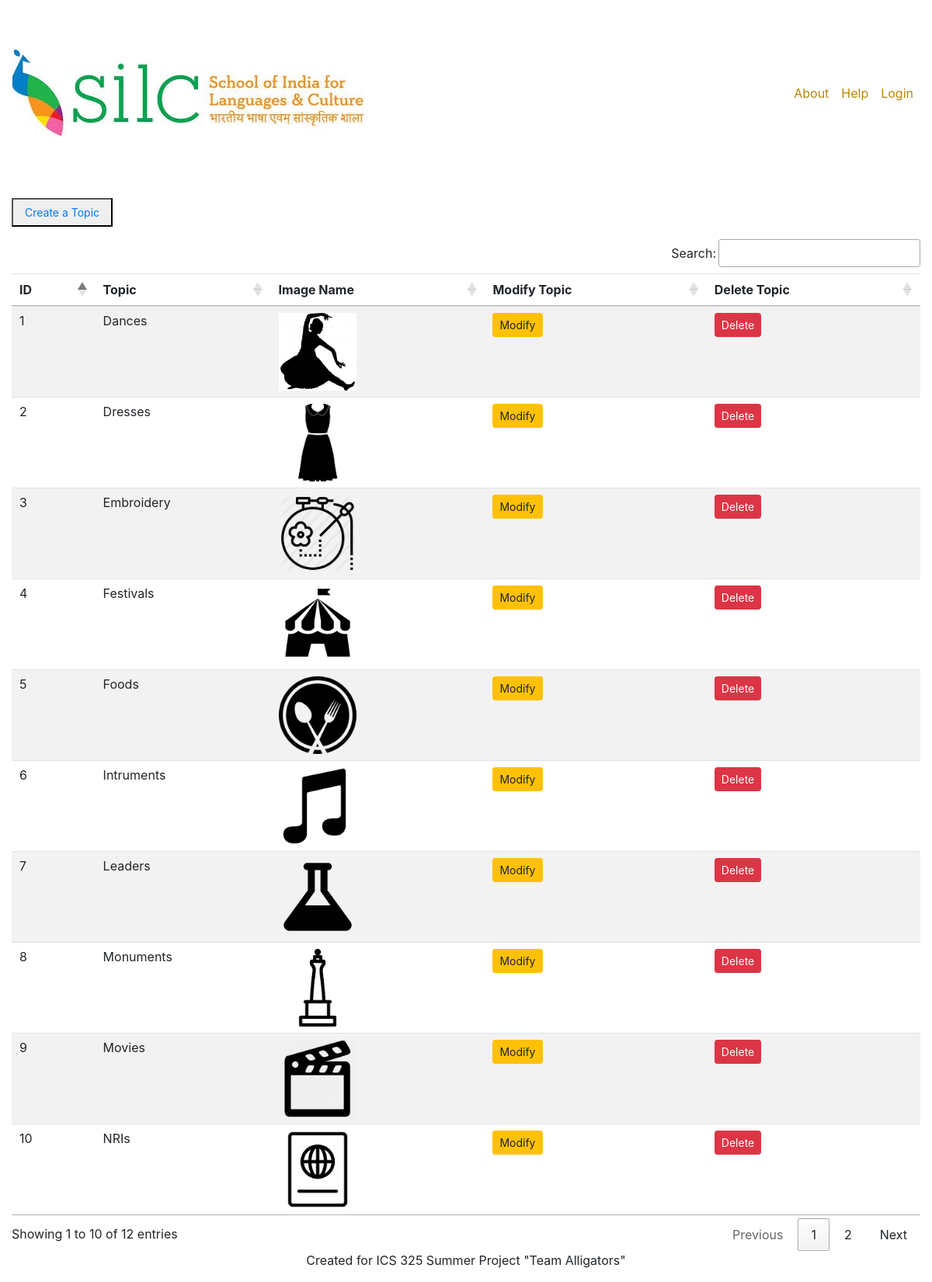
/topics_list.php, run on the app's committed database.
### tables this page shows
CREATE TABLE `topics` (
  `order` int(50) NOT NULL,
  `topic` varchar(50) NOT NULL,
  `image_name` varchar(50) NOT NULL
);

### topics_list.php (the view, shortened to what this page needs)
<?php
require 'db_configuration.php';
$query = "SELECT * FROM topics";
$GLOBALS['data'] = mysqli_query($db, $query);
?>
<?php include('header.php'); ?>
<br><br>
<div class="container-fluid">
    <div id="customerTableView">
        <button><a class="btn btn-sm" href="createTopic.php">Create a Topic</a></button>
        <table class="table table-striped" id="ceremoniesTable">
            <div class="table responsive">
                <thead>
                <tr>
                    <th>ID</th>
                    <th>Topic</th>
                    <th>Image Name</th>
                    <th>Modify Topic</th>
                    <th>Delete Topic</th>
                </tr>
                </thead>
                <tbody>
                <?php
                if ($data->num_rows > 0) {
                    while($row = $data->fetch_assoc()) {
                        echo '<tr>
                                <td>'.$row["order"].' </td>
                                <td>'.$row["topic"].' </span> </td>
                                <td><img class="thumbnailSize" src="'.'Images/index_images/'.$row["image_name"].'" alt="'.$row["image_name"].'"></td>
                                <td><a class="btn btn-warning btn-sm" href="modifyTopic.php?topic='.$row["topic"].'">Modify</a></td>
                                <td><a class="btn btn-danger btn-sm" href="deleteTopic.php?topic='.$row["topic"].'">Delete</a></td>
                            </tr>';
                    }
                }
                else {
                    echo "0 results";
                }
                ?>
                </tbody>
            </div>
        </table>
    </div>
</div>
<footer class="page-footer text-center">
    <p>Created for ICS 325 Summer Project "Team Alligators"</p>
</footer>
</body>
</html>

### header.php (shortened to what this page needs)
<!DOCTYPE html>
<html lang="en">
<head>
    <link href="vendor/bootstrap/css/bootstrap.min.css" rel="stylesheet">
    <link href="css/publishersdb.css" rel="stylesheet">
    <link rel="stylesheet" type="text/css" href="https://cdn.datatables.net/1.10.19/css/jquery.dataTables.css">
    <link rel="stylesheet" type="text/css" href="https://cdn.datatables.net/buttons/1.5.2/css/buttons.dataTables.min.css">
</head>
<body onload="displayAdminFields('admin1')">
<nav class="navbar navbar-expand-lg">
    <div class="collapse navbar-collapse" id="navbarSupportedContent">
        <ul class="navbar-nav mr-auto">
            <a href="index.php" title="SILC Quiz Master"><img id="silc" src="Images/index_images/silc_home.jpg"></a>
        </ul>
        <ul class="navbar-nav mr-right">
        <li class="nav-item">
            <?php
            if (isset($_SESSION['role'])){
                echo '<li class="nav-item active"><a class="nav-link" id="header" href="keywords_list.php">Keywords List<span class="sr-only">(current)</span></a>';
                echo '<li class="nav-item active"><a class="nav-link" id="header" href="questions_list.php">Questions List<span class="sr-only">(current)</span></a>';
                echo '<li class="nav-item active"><a class="nav-link" id="header" href="topics_list.php">Topics List<span class="sr-only">(current)</span></a>';
                echo '<li class="nav-item active"><a class="nav-link" id="header" href="preferences.php">Preferences<span class="sr-only">(current)</span></a></li>';
                echo '<li class="nav-item active"><a class="nav-link" id="header" href="about.php">About<span class="sr-only">(current)</span></a></li>';
                echo '<li class="nav-item active"><a class="nav-link" id="header" href="help.php">Help<span class="sr-only">(current)</span></a></li>';
                echo '<li class="nav-item active"><a class="nav-link" id="header" href="logout.php">Logout<span class="sr-only">(current)</span></a></li>';
            } else {
                echo '<li class="nav-item active"><a class="nav-link" id="header" href="about.php">About<span class="sr-only">(current)</span></a></li>';
                echo '<li class="nav-item active"><a class="nav-link" id="header" href="help.php">Help<span class="sr-only">(current)</span></a></li>';
                echo '<li class="nav-item active"><a class="nav-link" id="header" href="loginForm.php">Login<span class="sr-only">(current)</span></a></li>';
            }
            ?>
        </li>
        </ul>
    </div>
</nav>

### CSS/publishersdb.css (style rules this page uses)
body { padding-top: 54px; }
@media (min-width: 992px) { body { padding-top: 56px; } }
#customerTableView { display: block; }
img { transition:transform 0.25s ease; }

### header.php (style rules this page uses)
#header { color: darkgoldenrod; }

### topics_list.php (style rules this page uses)
.thumbnailSize { height: 100px; width: 100px; transition:transform 0.25s ease; }

### data on the page
topics: order "1", topic "Dances", image_name (picture)
topics: order "2", topic "Dresses", image_name (picture)
topics: order "3", topic "Embroidery", image_name (picture)
topics: order "4", topic "Festivals", image_name (picture)
topics: order "5", topic "Foods", image_name (picture)
topics: order "6", topic "Intruments", image_name (picture)
topics: order "7", topic "Leaders", image_name (picture)
topics: order "8", topic "Monuments", image_name (picture)
topics: order "9", topic "Movies", image_name (picture)
topics: order "10", topic "NRIs", image_name (picture)
